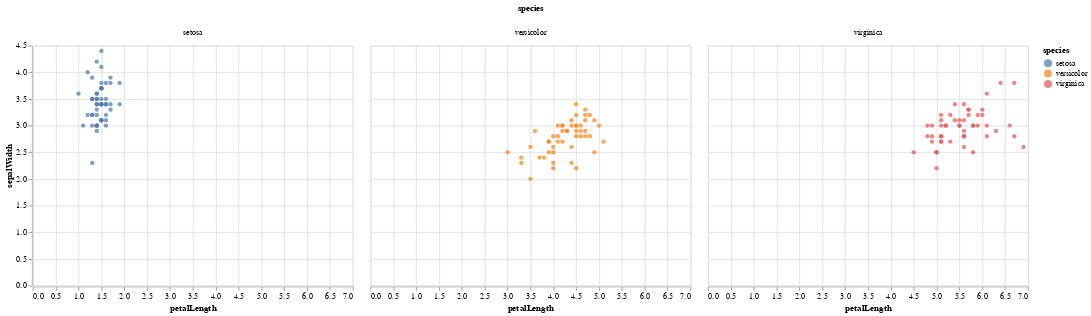

Source (notebook cell):
### Code cell
iris = data.iris()
brush = alt.selection(type='interval')
alt.Chart(iris).mark_circle().encode(x='petalLength', y='sepalWidth', color='species', column='species').add_selection(brush)

### Figure 1 — Vega-Lite specification as saved in the notebook (floating-point values rounded to 4 significant figures; data arrays with more than 128 entries replaced by an {"elided": "..."} marker saying what was removed)
{"config": {"view": {"continuousWidth": 400, "continuousHeight": 300}}, "data": {"name": "data-a264acbd6e539a8b3afc0cb5f240fb57"}, "mark": "circle", "encoding": {"color": {"type": "nominal", "field": "species"}, "column": {"type": "nominal", "field": "species"}, "x": {"type": "quantitative", "field": "petalLength"}, "y": {"type": "quantitative", "field": "sepalWidth"}}, "selection": {"selector008": {"type": "interval"}}, "$schema": "https://vega.github.io/schema/vega-lite/v4.8.1.json", "datasets": {"data-a264acbd6e539a8b3afc0cb5f240fb57": {"elided": "150 records"}}}
